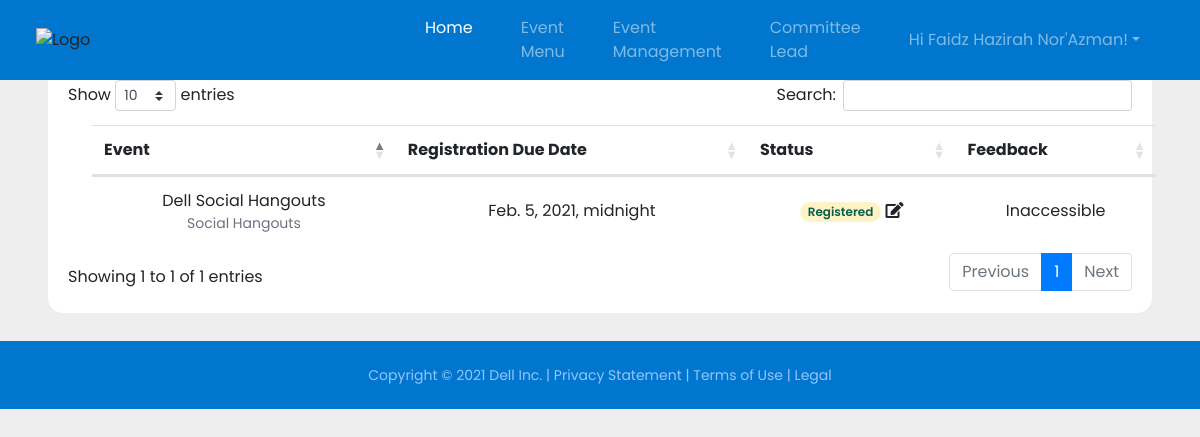
The app's page /app/event_management (signed in) with its own data.
### account/models.py (models this page shows, shortened)
class Account(AbstractBaseUser, PermissionsMixin):
    username = None
    email = models.EmailField(max_length=60, unique=True)
    first_name = models.CharField(max_length=200, default="Not Set")
    last_name = models.CharField(max_length=200, default="Not Set")
    full_name = models.CharField(max_length=200, default="Not Set")
    phone_number = models.CharField(max_length=12, default="Not Set")
    department = models.ForeignKey("account.Department", on_delete=models.CASCADE)
    position = models.CharField(max_length=200, default="Not Set")
    role = models.ForeignKey("account.Role", on_delete=models.CASCADE)
    date_joined = models.DateTimeField(auto_now_add=True)
    last_login = models.DateTimeField(auto_now=True)
    is_active = models.BooleanField(default=True)
    is_staff = models.BooleanField(default=False)
    is_superuser = models.BooleanField(default=False)
    USERNAME_FIELD = 'email'
    REQUIRED_FIELDS = ['first_name', 'last_name', 'role', 'position', 'department']
    objects = AccountManager()

### main/models.py (models this page shows, shortened)
class Registration(models.Model):
    participant_fk = models.ForeignKey(
        settings.AUTH_USER_MODEL,
        on_delete=models.CASCADE
    )
    event_fk = models.ForeignKey(
        'main.Event',
        on_delete=models.CASCADE
    )
    status_fk = models.ForeignKey(
        'main.Status',
        on_delete=models.CASCADE,
        default=''
    )

class Event(models.Model):
    name = models.CharField(max_length=100)
    category = models.ForeignKey(
        'main.Category',
        on_delete=models.CASCADE
    )
    start_datetime = models.DateTimeField(null=True, blank=True)
    end_datetime = models.DateTimeField(null=True, blank=True)
    reg_due_datetime = models.DateTimeField(null=True, blank=True)
    virtual = models.BooleanField(default=False)
    description = models.TextField(max_length=1000)
    venue_platform = models.CharField(max_length=100, default='Not Set')
    prog_mgr = models.ManyToManyField(settings.AUTH_USER_MODEL, related_name="prog_mgr")
    comm_lead = models.ManyToManyField(settings.AUTH_USER_MODEL)
    speaker = models.CharField(max_length=100, default='Not Set')
    status_fk = models.ForeignKey(
        'main.Status',
        on_delete=models.CASCADE,
        default=''
    )
    img_url = models.CharField(max_length=5000)

class Category(models.Model):
    name = models.CharField(max_length=50)

class Status(models.Model):
    name = models.CharField(max_length=50)

### main/views.py (the view)
# urls.py: path('event_management', views.pt_event_mngt, name="pt_event_mngt"),
@login_required(login_url='login')
def pt_event_mngt(request):
    if request.method == 'POST':
        return redirect('pt_event_mngt')
    else:
        context = {
            'event_reg': Registration.objects.filter(participant_fk=Account.objects.get(email=request.user.email))
        }
        return render(request, 'pt_event_mngt.html', context)

### main/templates/pt_event_mngt.html (shortened to what this page needs)
{% extends "user_base.html" %}
{% load static %}
        {% block body %}
        <section>
            <table id="event_management" class="table m-6 divide-y divide-gray-200 align-middle" style="width:100%">
                <thead>
                    <tr>
                        <th>Event</th>
                        <th>Registration Due Date</th>
                        <th>Status</th>
                        <th>Feedback</th>
                    </tr>
                </thead>
                <tbody>
                    {% for reg in event_reg %}
                    {% if reg.status_fk.name == 'Registered' or reg.status_fk.name == 'Attended' or reg.status_fk.name == 'Postponed' %}
                    <tr>
                        <td class="row-center">
                            <div>
                                {{ reg.event_fk.name }}
                            </div>
                            <div class="text-sm text-gray-500">
                                {{ reg.event_fk.category.name }}
                            </div>
                        </td>
                        <td class="row-center">{{ reg.event_fk.reg_due_datetime }}</td>
                        <td class="row-center">
                            {% if reg.status_fk.name == 'Attended' %}
                            <span
                                class="px-2 inline-flex text-xs leading-5 font-semibold rounded-full bg-green-100 text-green-800">
                                {{ reg.status_fk.name }}
                            </span>
                            {% else %}
                            <span
                                class="px-2 inline-flex text-xs leading-5 font-semibold rounded-full bg-yellow-100 text-green-800">
                                {{ reg.status_fk.name }}
                            </span>
                            <a id="pt-event-status-modal-pop" style="cursor: pointer;"
                                data-url="{% url 'pt_event_status_modal' reg.id %}" title="Edit Status"><i
                                    class="fas fa-edit"></i>
                            </a>
                            {% endif %}
                        </td>
                        <td class="row-center">
                            {% if reg.status_fk.name == 'Attended' %}
                            <a id="pt-event-feedback-modal-pop" style="cursor: pointer;"
                                data-url="{% url 'pt_event_feedback_modal' reg.id %}"
                                class="hover:no-underline text-xs px-1 font-semibold rounded-full bg-blue-100 text-blue-800">Submit
                                Feedback</a>
                            {% else %}
                            Inaccessible
                            {% endif %}
                        </td>
                    </tr>
                    {% endif %}
                    {% endfor %}
                </tbody>
            </table>
        </section>
        {% endblock %}

### templates/navbar.html (shortened to what this page needs)
{% load static %}
<nav class="navbar fixed-top navbar-expand-lg navbar-dark bg-blue-dell md:px-9">
    <div class="md:container float-left">
        <a href="{% url 'home' %}">
            <div class="float-left">
                <img class="h-6" src="https://tbcdn.talentbrew.com/company/375/v2_0/img/logo-dell-technologies.svg"
                    alt="Logo">
            </div>
        </a>
    </div>
    <div class="collapse navbar-collapse" id="navbarSupportedContent">
        <ul class="navbar-nav mr-auto text-blue-300 hover:text-white">
            <li class="nav-item mx-3 w-max">
                <a class="nav-link text-white" href="{% url 'home' %}">Home</a>
            </li>
            <li class="nav-item mx-3">
                <a class="nav-link" href="{% url 'event_menu' %}">Event Menu</a>
            </li>
            <li class="nav-item mx-3">
                <a class="nav-link" href="{% url 'pt_event_mngt' %}">Event Management</a>
            </li>
            {% if request.user.role.role_name == 'Committee Lead' %}
            <li class="nav-item mx-3">
                <a class="nav-link" href="{% url 'cl_event_mngt' %}">Committee Lead</a>
            </li>
            {% endif %}
        </ul>
        {% if user.is_authenticated %}
        <ul class="nav navbar-nav navbar-right ml-auto justify-content-end">
            <li class="nav-item dropdown">
                <a href="#" data-toggle="dropdown" class="nav-link dropdown-toggle user-action mx-3">Hi {{ request.user.full_name }}!</a>
            </li>
        </ul>
        {% else %}
        <div class="text-center">
            <a href="{% url 'login' %}" class="btn btn-primary hover:bg-blue-900" role="button">Log In</a>
        </div>
        {% endif %}
    </div>
</nav>

### main/static/css/base.css (style rules this page uses)
* { box-sizing: border-box; font-family: "Poppins"; }
html { scroll-behavior: smooth; }
body { background-color: #eee; box-sizing: border-box; margin: 0; padding: 0; border: 0; overflow-x: hidden; }
img { vertical-align: middle; border-style: none; margin-left: auto; margin-right: auto; }
th { text-align: center; }
.table td, .table th { vertical-align: middle; }
.row-center { text-align: center; }
.bg-blue-dell { background-color: #0076ce; }

### records on screen
Account: user.full_name "Faidz Hazirah Nor'Azman"
Registration: event_fk.name "Dell Social Hangouts", event_fk.category.name "Social Hangouts", event_fk.reg_due_datetime "Feb. 5, 2021, midnight", status_fk.name "Registered", shows "Inaccessible"
